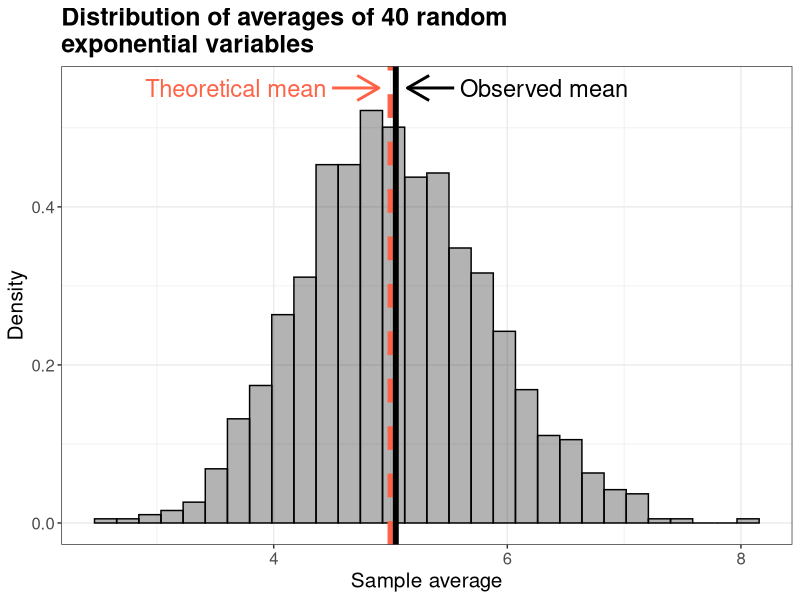
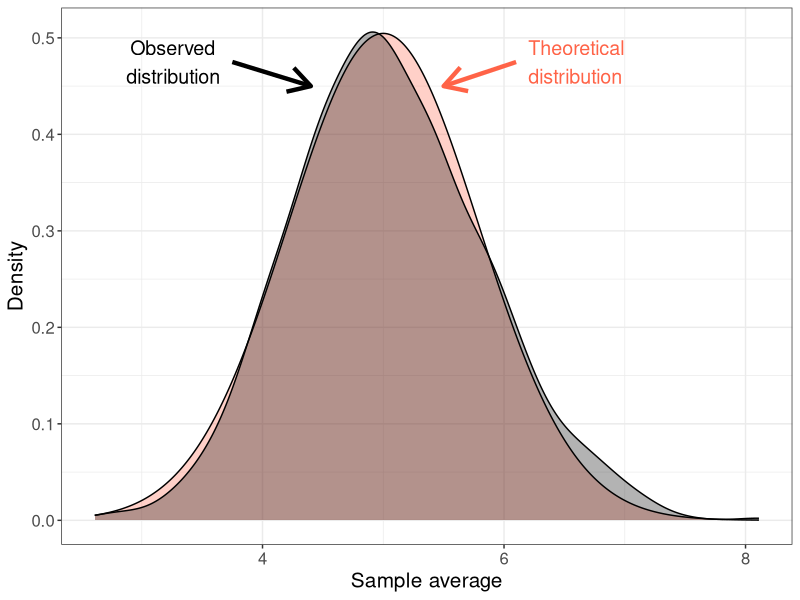
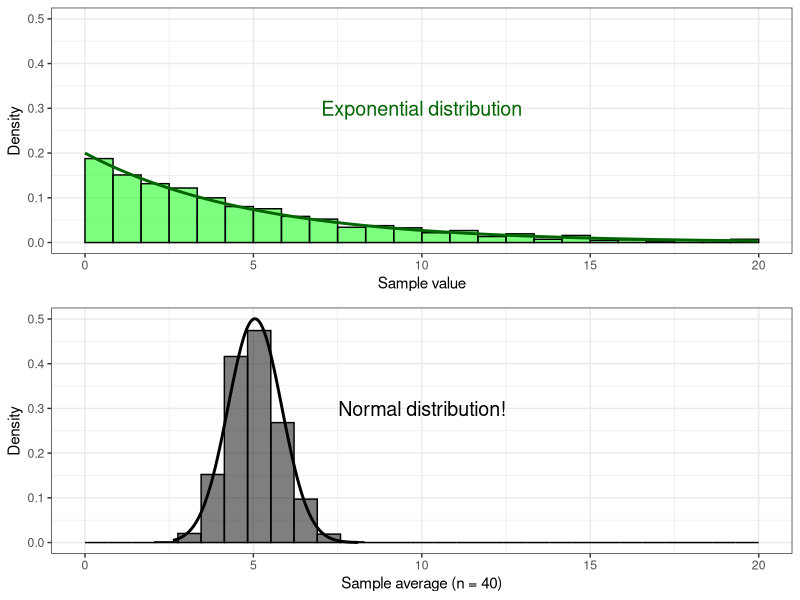
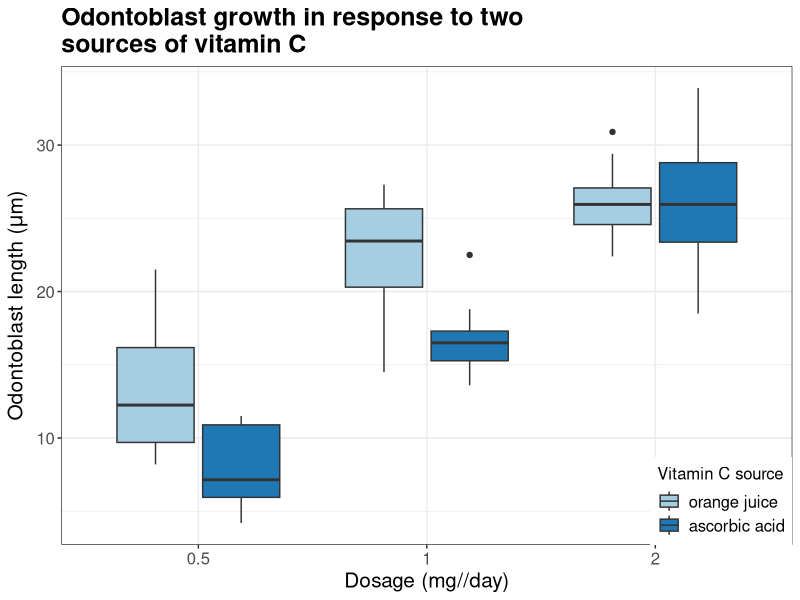
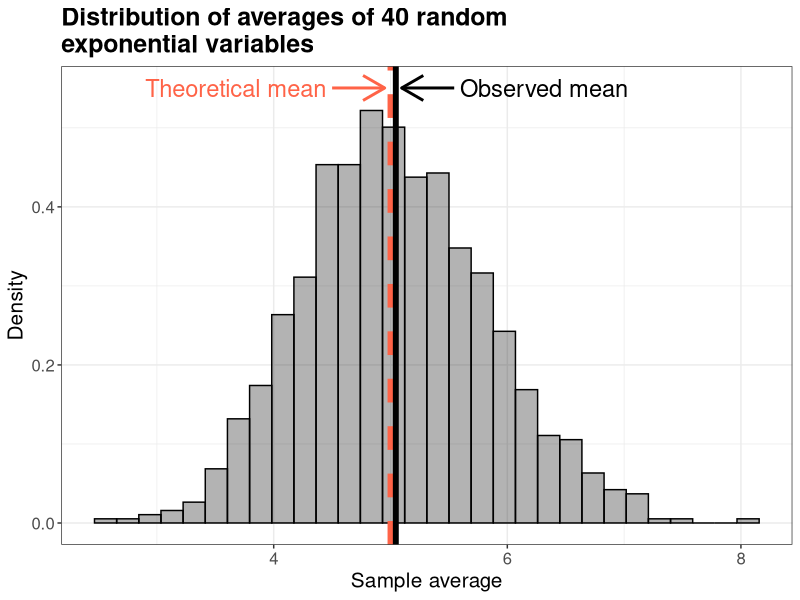
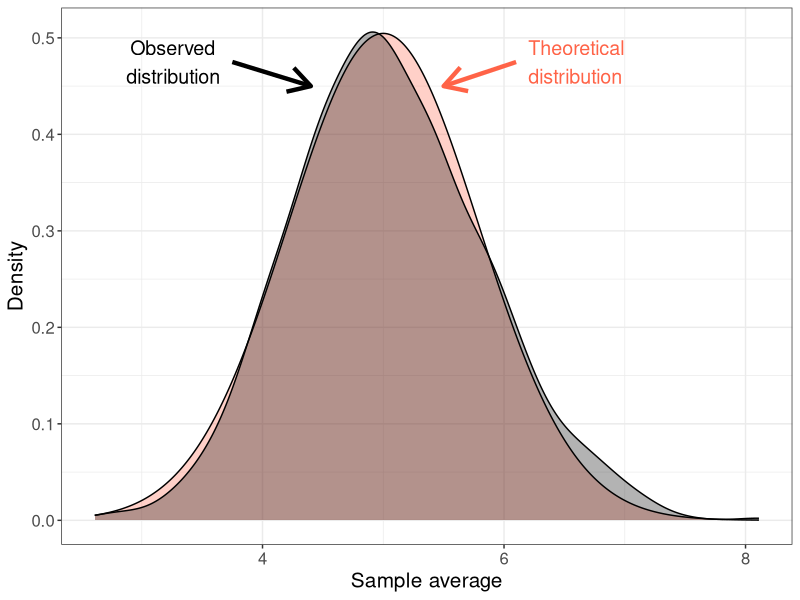
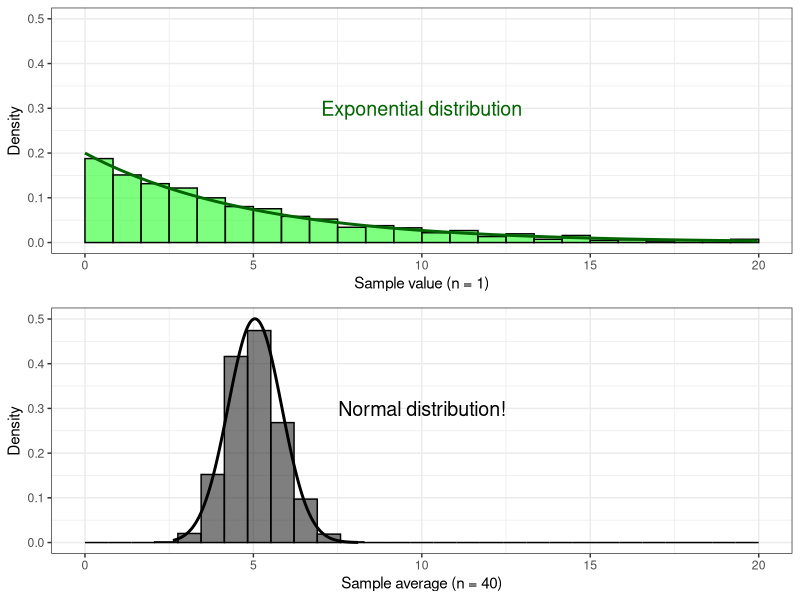
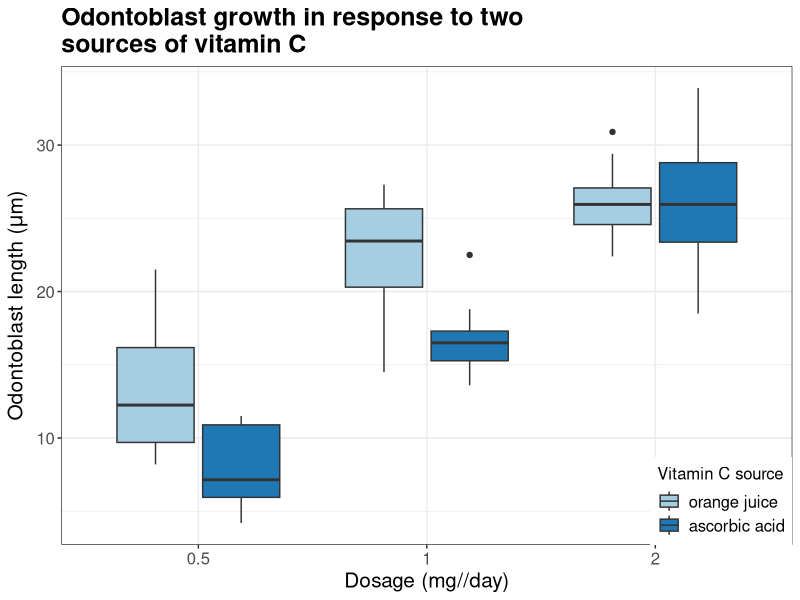

Write the R code that produced these figures, in order.
## ---- chunk 1
knitr::opts_chunk$set(message = FALSE, warning = FALSE, cache = TRUE,
                      fig.align = "center", fig.width = 6, fig.height = 4)
## ---- chunk 2
lambda <- .2
n <- 40
nsims <- 1000

set.seed(333)
# exp.sim() is a function that generates means of samples of
# n random exponentials
exp.sim <- function(nsims, n, lambda){
        means <- numeric()
        for(i in 1:nsims){
                means[i] <- mean(rexp(n, lambda))
        }
        means
}

means <- exp.sim(nsims, n, lambda) # generate distribution of sample means
## ---- chunk 3
sim.mean <- mean(means) # calculate mean of sample means
sim.sd <- sd(means) # sd of sample means
sim.range <- range(means) # range of sample means

# Create vector of normal density values using sim.mean and sim.sd
# to plot on top of histogram
sequence <- seq(sim.range[1], sim.range[2], length = 1000)
norm.curve <- dnorm(sequence, sim.mean, sim.sd)

# (ggplot annotation information)
xblack <- c(sim.mean + .1, sim.mean + .5, sim.mean + .55)
xred <- c(1/lambda - .1, 1/lambda - .5, 1/lambda - .55)
yblack <- yred <- max(norm.curve) + .05


# Plot a histogram of the sample means with the normal density curve overlayed on
# top. Plot vertical lines showing the observed mean of the simulated samples and
# the theoretical mean of samples of size 40.
library(ggplot2)
ggplot() + geom_histogram(aes(means, ..density..), 
                          color = "black", 
                          fill = "black", 
                          alpha = .3,
                          boundary = 0) +
        geom_vline(xintercept = 1/lambda, size = 2, color = "tomato", linetype = "dashed") +
        geom_vline(xintercept = sim.mean, color = "black", size = 2) +
        labs(x = "Sample average",
             y = "Density",
             title = "Distribution of averages of 40 random \nexponential variables") +
        annotate("segment",
                 x = xblack[2],
                 xend = xblack[1],
                 y = yblack,
                 yend = yblack,
                 color = "black",
                 arrow = arrow(),
                 size = 1) +
        annotate("text",
                 x = xblack[3], 
                 y = yblack, 
                 label = "Observed mean", 
                 color = "black",
                 hjust = 0,
                 size = 6) +
        annotate("segment",
                 x = xred[2],
                 xend = xred[1],
                 y = yred,
                 yend = yred,
                 arrow = arrow(),
                 color = "tomato",
                 size = 1) +
        annotate("text",
                 x = xred[3],
                 y = yred, 
                 label = "Theoretical mean",
                 color = "tomato",
                 hjust = 1,
                 size = 6) +
        theme_bw() +
        theme(plot.title = element_text(size = 18, face = "bold"),
              axis.text = element_text(size = 12),
              axis.title = element_text(size = 15))
## ---- chunk 4
sim.mean <- round(mean(means), 2) # calculate mean of sample means
c("Observed mean" = sim.mean, "Theoretical mean" =  1/lambda)
## ---- chunk 5
sim.sd <- round(sd(means), 2) # sd of sample means
c("Observed variance" = sim.sd^2, "Theoretical variance" = 1/lambda^2/n)
## ---- chunk 6
# Draw the theoretical distribution
theory.curve <- dnorm(sequence, 1/lambda, 1/lambda/sqrt(40))

# annotate() information for plot
xblack2 <- c(3.75, 4.4)
yblack2 <- c(.475, .45)
xred2 <- c(6.1, 5.5)
yred2 <- c(.475, .45)

# Plot the theoretical and observed distributions with vertical lines
# at the means
ggplot() + geom_area(aes(sequence, theory.curve), color = "black", fill = "tomato", alpha = .3) +
        geom_density(aes(means), fill = "black", alpha = .3) +
        labs(x = "Sample average",
             y = "Density") +
        annotate("segment", x = xblack2[1], xend = xblack2[2], y = yblack2[1], yend = yblack2[2],
                 arrow = arrow(), size = 1.5) +
        annotate("text", label = "Observed \ndistribution", x = xblack2[1] - .1, y = yblack2[1],
                 hjust = 1, size = 5) +
        annotate("segment", x = xred2[1], xend = xred2[2], y = yred2[1], yend = yred2[2],
                 arrow = arrow(), size = 1.5, color = "tomato") +
        annotate("text", label = "Theoretical \ndistribution", x = xred2[1] + .1, y = yblack2[1],
                 hjust = 0, size = 5, color = "tomato") +
        theme_bw() +
        theme(axis.title = element_text(size = 15),
              axis.text = element_text(size = 12))
## ---- chunk 7
# Plot the distribution of 1000 random exponentials and compare it
# to the distribution of 1000 means of 40 random exponentials.
library(ggplot2)
library(gridExtra)
set.seed(222)
sample <- rexp(nsims, lambda)
density.x <- seq(0, range(sample)[2], length = 1000)
density.y <- dexp(density.x, .2)
plot1 <- ggplot() + geom_histogram(aes(sample, ..density..),
                          bins = 25,
                          color = "black",
                          fill = "green",
                          alpha = .5,
                          boundary = 0) +
        geom_line(aes(density.x, density.y), color = "darkgreen", size = 1) +
        xlim(0, 20) +
        ylim(0, .5) +
        annotate("text", label = "Exponential distribution",
                 x = 10, y = .3, size = 5, color = "darkgreen") +
        labs(x = "Sample value", y = "Density") +
        theme_bw()
plot2 <- ggplot() + geom_histogram(aes(means, ..density..), 
                                   color = "black", fill = "black", alpha = .5, boundary = 0) +
        geom_line(aes(sequence, norm.curve), size = 1) +
        xlim(0, 20) +
        labs(x = "Sample average (n = 40)", y = "Density") +
        annotate("text", label = "Normal distribution!",
                 x = 10, y = .3, size = 5) +
        theme_bw()

grid.arrange(plot1, plot2, nrow = 2)
## ---- chunk 8
library(datasets)
data("ToothGrowth")
# help(ToothGrowth)

ToothGrowth$dose <- factor(ToothGrowth$dose)

theme <- theme(axis.text = element_text(size = 12),
               axis.title = element_text(size = 15),
               plot.title = element_text(size = 18, face = "bold"),
               legend.title = element_text(size = 12),
               legend.text = element_text(size = 12),
               legend.position = c(1,0),
               legend.justification = c(1,0))

library(RColorBrewer)
library(ggplot2)
ggplot(ToothGrowth, aes(dose, len)) +
        geom_boxplot(aes(fill = supp)) +
        scale_fill_brewer(palette = "Paired",
                          name = "Vitamin C source",
                          labels = c("orange juice", "ascorbic acid")) +
        labs(x = "Dosage (mg//day)",
             y = expression("Odontoblast length ("*mu*"m)"),
             title = "Odontoblast growth in response to two \nsources of vitamin C") +
        theme_bw() +
        theme
## ---- chunk 9
library(dplyr)
doses <- c(.5, 1, 2); crit.value <- rep(.05, 3)*1:3/3
t.stat <- rep(NA, 3); p.value <- rep(NA, 3); mean.diff <- rep(NA, 3)
for(i in 1:3){
        subset <- ToothGrowth %>% filter(dose == doses[i])
        test <- with(subset, t.test(len[supp == "OJ"], len[supp == "VC"]))
        t.stat[i] <- test$statistic; p.value[i] <- test$p.value
        mean.diff[i] <- with(test, estimate[1] - estimate[2])
}
p.values <- data.frame(doses, t.stat, p.value, crit.value, mean.diff) %>% arrange(p.value)
p.values <- p.values %>% mutate(sig = ifelse(p.value <= crit.value, "REJECT", "ACCEPT"))
p.values
## ---- chunk 10
# Calculate mean, sd, and range of sample means
sim.mean <- mean(means); sim.sd <- sd(means);sim.range <- range(means)
# Create vector of normal density values to plot on top of histogram
sequence <- seq(sim.range[1], sim.range[2], length = 1000)
norm.curve <- dnorm(sequence, sim.mean, sim.sd)
# (ggplot annotation information)
xblack <- c(sim.mean + .05, sim.mean + .5, sim.mean + .55)
xred <- c(1/lambda - .05, 1/lambda - .5, 1/lambda - .55)
yblack <- yred <- max(norm.curve) + .05
# Plot a histogram of the sample means with observed and theoretical means.
library(ggplot2)
ggplot() + geom_histogram(aes(means, ..density..), color = "black", fill = "black", 
                          alpha = .3, boundary = 0) +
        geom_vline(xintercept = 1/lambda, size = 2, color = "tomato", linetype = "dashed") +
        geom_vline(xintercept = sim.mean, color = "black", size = 2) +
        labs(x = "Sample average", y = "Density",
             title = "Distribution of averages of 40 random \nexponential variables") +
        annotate("segment", x = xblack[2], xend = xblack[1], y = yblack, yend = yblack,
                 color = "black", arrow = arrow(), size = 1) +
        annotate("text", x = xblack[3], y = yblack, label = "Observed mean", 
                 color = "black", hjust = 0, size = 6) +
        annotate("segment", x = xred[2], xend = xred[1], y = yred, yend = yred,
                 arrow = arrow(), color = "tomato", size = 1) +
        annotate("text", x = xred[3], y = yred, 
                 label = "Theoretical mean", color = "tomato", hjust = 1, size = 6) +
        theme_bw() + theme(plot.title = element_text(size = 18, face = "bold"),
                axis.text = element_text(size = 12), axis.title = element_text(size = 15))
## ---- chunk 11
# Draw the theoretical distribution
theory.curve <- dnorm(sequence, 1/lambda, 1/lambda/sqrt(40))
# annotate() information for plot
xblack2 <- c(3.75, 4.4); yblack2 <- c(.475, .45)
xred2 <- c(6.1, 5.5); yred2 <- c(.475, .45)
# Plot the theoretical and observed distributions with vertical lines
# at the means
ggplot() + geom_area(aes(sequence, theory.curve), color = "black", fill = "tomato", alpha = .3) +
        geom_density(aes(means), fill = "black", alpha = .3) +
        labs(x = "Sample average",
             y = "Density") +
        annotate("segment", x = xblack2[1], xend = xblack2[2], y = yblack2[1], yend = yblack2[2],
                 arrow = arrow(), size = 1.5) +
        annotate("text", label = "Observed \ndistribution", x = xblack2[1] - .1, y = yblack2[1],
                 hjust = 1, size = 5) +
        annotate("segment", x = xred2[1], xend = xred2[2], y = yred2[1], yend = yred2[2],
                 arrow = arrow(), size = 1.5, color = "tomato") +
        annotate("text", label = "Theoretical \ndistribution", x = xred2[1] + .1, y = yblack2[1],
                 hjust = 0, size = 5, color = "tomato") +
        theme_bw() + theme(axis.title = element_text(size = 15),
                           axis.text = element_text(size = 12))
        
## ---- chunk 12
# Plot the distribution of 1000 random exponentials and compare it
# to the distribution of 1000 means of 40 random exponentials.
library(ggplot2)
library(gridExtra)
set.seed(222)
sample <- rexp(nsims, lambda)
density.x <- seq(0, range(sample)[2], length = 1000)
density.y <- dexp(density.x, .2)
plot1 <- ggplot() + geom_histogram(aes(sample, ..density..), bins = 25, color = "black",
                          fill = "green", alpha = .5, boundary = 0) +
        geom_line(aes(density.x, density.y), color = "darkgreen", size = 1) +
        xlim(0, 20) + ylim(0, .5) +
        annotate("text", label = "Exponential distribution",
                 x = 10, y = .3, size = 5, color = "darkgreen") +
        labs(x = "Sample value (n = 1)", y = "Density") + theme_bw()
plot2 <- ggplot() + geom_histogram(aes(means, ..density..), 
                                   color = "black", fill = "black", alpha = .5, boundary = 0) +
        geom_line(aes(sequence, norm.curve), size = 1) +
        xlim(0, 20) + labs(x = "Sample average (n = 40)", y = "Density") +
        annotate("text", label = "Normal distribution!",
                 x = 10, y = .3, size = 5) + theme_bw()
grid.arrange(plot1, plot2, nrow = 2)
## ---- chunk 13
library(datasets)
data("ToothGrowth")
ToothGrowth$dose <- factor(ToothGrowth$dose)

# theme information for the plot
theme <- theme(axis.text = element_text(size = 12), axis.title = element_text(size = 15),
               plot.title = element_text(size = 18, face = "bold"),
               legend.title = element_text(size = 12), legend.text = element_text(size = 12),
               legend.position = c(1,0), legend.justification = c(1,0))

library(RColorBrewer)
library(ggplot2)
ggplot(ToothGrowth, aes(dose, len)) +
        geom_boxplot(aes(fill = supp)) +
        scale_fill_brewer(palette = "Paired", name = "Vitamin C source",
                          labels = c("orange juice", "ascorbic acid")) +
        labs(x = "Dosage (mg//day)", y = expression("Odontoblast length ("*mu*"m)"),
             title = "Odontoblast growth in response to two \nsources of vitamin C") +
        theme_bw() + theme
